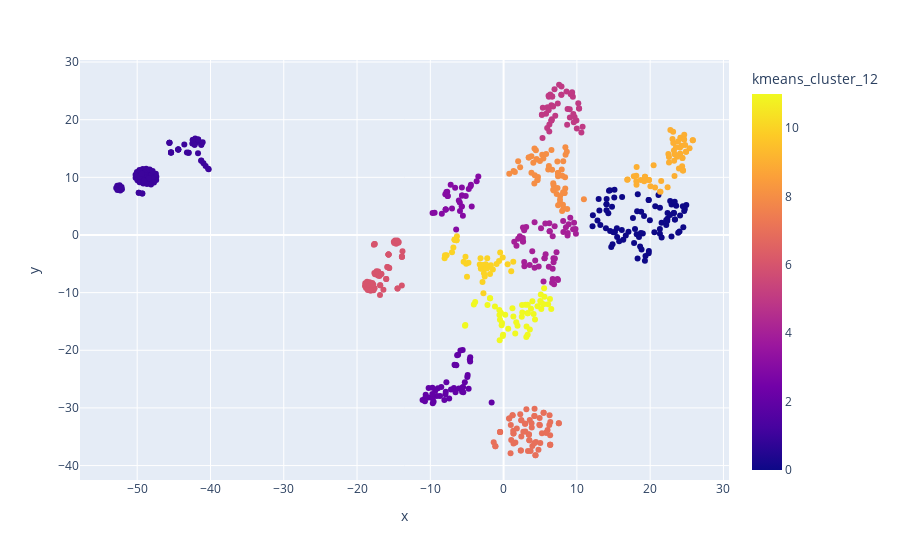

Source (notebook cell):
### Code cell
import plotly.graph_objects as go
import plotly.express as px
import pandas as pd


df = pd.read_csv("data/tsne_vectors_2d_with_multiple_method.csv")

# df['description'] = [""] * len(df)
# for index, value in df.iterrows():
#     if value['cluster'] == 2:
#         df.at[index,'description'] = "Greet"
#     elif value['cluster'] == 0:
#         df.at[index,'description'] = "Handle url failed"
#     elif value['cluster'] == 4:
#         df.at[index,'description'] = "Thank/Handover/Agree/Disagree/Address"
#     else:
#         df.at[index,'description'] = "Ask price, availability"

fig = px.scatter(
    df,
    x='x',
    y='y',
    color="kmeans_cluster_12",

    hover_data=["short_input_texts", "short_bot_texts","intent","short_entities","action_1"],
    )


fig.show()

### Figure 1 — Plotly figure (JSON) as saved in the notebook; plotly's stock layout.template omitted (floating-point values rounded to 4 significant figures; data arrays with more than 128 entries replaced by an {"elided": "..."} marker saying what was removed)
{"data": [{"customdata": {"elided": "655x5 str values"}, "hovertemplate": "x=%{x}<br>y=%{y}<br>short_input_texts=%{customdata[0]}<br>short_bot_texts=%{customdata[1]}<br>intent=%{customdata[2]}<br>short_entities=%{customdata[3]}<br>action_1=%{customdata[4]}<br>kmeans_cluster_12=%{marker.color}<extra></extra>", "legendgroup": "", "marker": {"color": {"elided": "655 int values"}, "coloraxis": "coloraxis", "symbol": "circle"}, "mode": "markers", "name": "", "showlegend": false, "type": "scatter", "x": {"elided": "655 float values"}, "xaxis": "x", "y": {"elided": "655 float values"}, "yaxis": "y"}], "layout": {"coloraxis": {"colorbar": {"title": {"text": "kmeans_cluster_12"}}, "colorscale": [[0, "#0d0887"], [0.1111, "#46039f"], [0.2222, "#7201a8"], [0.3333, "#9c179e"], [0.4444, "#bd3786"], [0.5556, "#d8576b"], [0.6667, "#ed7953"], [0.7778, "#fb9f3a"], [0.8889, "#fdca26"], [1, "#f0f921"]]}, "legend": {"tracegroupgap": 0}, "margin": {"t": 60}, "xaxis": {"anchor": "y", "domain": [0, 1], "title": {"text": "x"}}, "yaxis": {"anchor": "x", "domain": [0, 1], "title": {"text": "y"}}}}
